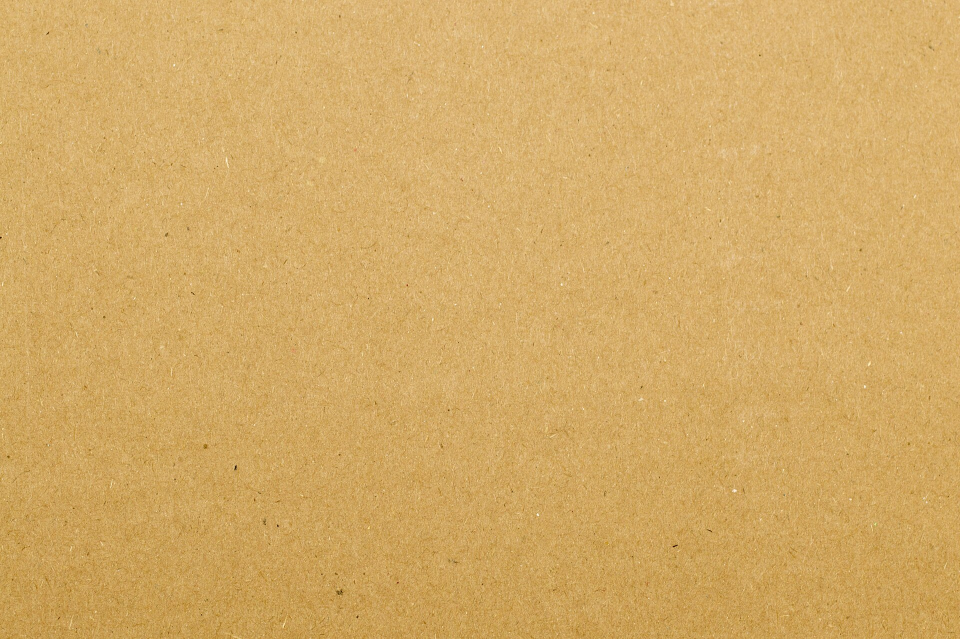
#> input picture video/ep88/assets6/cardboard.jpg, 1920 x 1277 px, given in place of beach.jpg, which was not available (shown at 1/2 size); the run also reads 1 picture not shown here
$ python mk_assets6.py
#> lines starting #> are read from the running program, lines starting #| are printed output that depends on the picture
"""static assets for ep88 round 6 (real scans/photos -> halftone, grain, blurred foreground scraps)"""
import os, sys, random
import numpy as np
from PIL import Image, ImageFilter, ImageOps, ImageDraw, ImageChops
sys.path.insert(0, os.path.dirname(os.path.abspath(__file__)))
import p6lib
H = p6lib.H; A6 = p6lib.A6; OUT = p6lib.OUT

def halftone(img, cell=7, mix=.5):
    """real halftone screen of a real photo: sepia base + rotated dot screen; keeps the photo readable"""
    g = ImageOps.autocontrast(img.convert("L"), cutoff=1)
    w, h = g.size
    S = 2
    big = g.resize((w * S, h * S), Image.BICUBIC).rotate(45, expand=True, resample=Image.BICUBIC, fillcolor=255)
    arr = np.asarray(big, float) / 255.0
    W, Hh = big.size
    dots = Image.new("L", (W, Hh), 255)
    d = ImageDraw.Draw(dots)
    c = cell * S
    for y in range(0, Hh, c):
        for x in range(0, W, c):
            v = arr[min(Hh - 1, y + c // 2), min(W - 1, x + c // 2)]
            r = (1 - v) ** .6 * c * .62
            if r > .4: d.ellipse((x + c / 2 - r, y + c / 2 - r, x + c / 2 + r, y + c / 2 + r), fill=int(30 + v * 40))
    dots = dots.rotate(-45, expand=True, resample=Image.BICUBIC, fillcolor=255)
    ox = (dots.width - w * S) // 2; oy = (dots.height - h * S) // 2
    dots = dots.crop((ox, oy, ox + w * S, oy + h * S)).resize((w, h), Image.LANCZOS)
    # sepia/duotone of the photo
    gg = np.asarray(ImageOps.autocontrast(img.convert("L"), cutoff=1), float)[..., None] / 255.0
    lo = np.array((38, 28, 18), float); hi = np.array((244, 232, 204), float)
    sep = lo + (hi - lo) * gg
    # keep a bit of the real colour so the photo reads as a photo
    col = np.asarray(img.convert("RGB"), float)
    base = sep * (1 - .35) + col * .35
    dm = np.asarray(dots, float)[..., None] / 255.0
    out = base * (1 - mix) + base * dm * mix * 1.9
    return Image.fromarray(np.clip(out, 0, 255).astype("uint8"), "RGB")

def crop_to(img, aspect, cx=.5, cy=.5, w=620):
    W, Hh = img.size
    if W / Hh > aspect:
        nw = int(Hh * aspect); x0 = int((W - nw) * cx); box = (x0, 0, x0 + nw, Hh)
    else:
        nh = int(W / aspect); y0 = int((Hh - nh) * cy); box = (0, y0, W, y0 + nh)
    c = img.crop(box)
    return c.resize((w, int(w / aspect)), Image.LANCZOS)

PH = H + "/hf/assets/photos"
srcs = {"beach": (PH + "/beach.jpg", .56, .55), "cake": (PH + "/cake.jpg", .5, .5), "desk": (PH + "/desk.jpg", .45, .5)}
for k, (p, cx, cy) in srcs.items():
    im = Image.open(p).convert("RGB")
#> im is the input picture: PIL image 1920x1277 RGB; mean R, G, B 211.1, 171.1, 102.1
    crop_to(im, .82, cx, cy).save(f"{OUT}/ph_{k}.jpg", quality=90)  # raw crop for halftone
#> in crop_to, `c = img.crop(box)`:
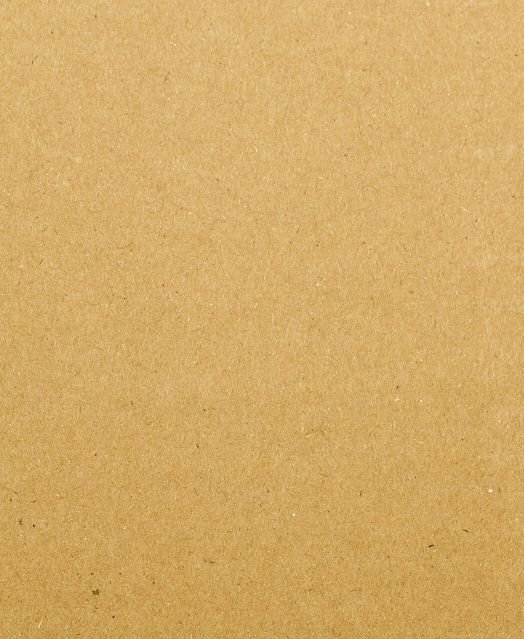
#> c: PIL image 1047x1277 RGB (shown at 1/2 size); mean R, G, B 211.6, 171.7, 103.2
#> in crop_to, `return c.resize((w, int(w / aspect)), Image.LANCZOS)`:
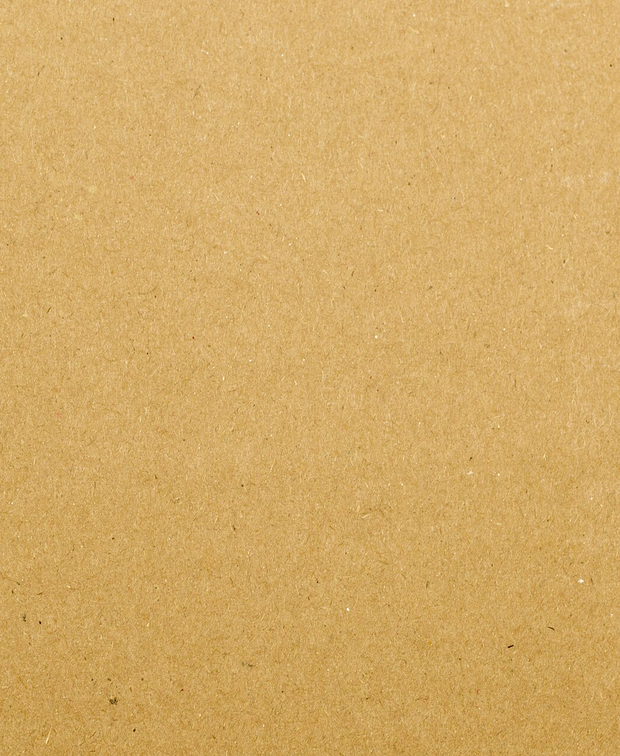
#> returned value: PIL image 620x756 RGB; mean R, G, B 211.6, 171.7, 103.2
#> pass 2 of the loop `for k, (p, cx, cy) in srcs.items():`:
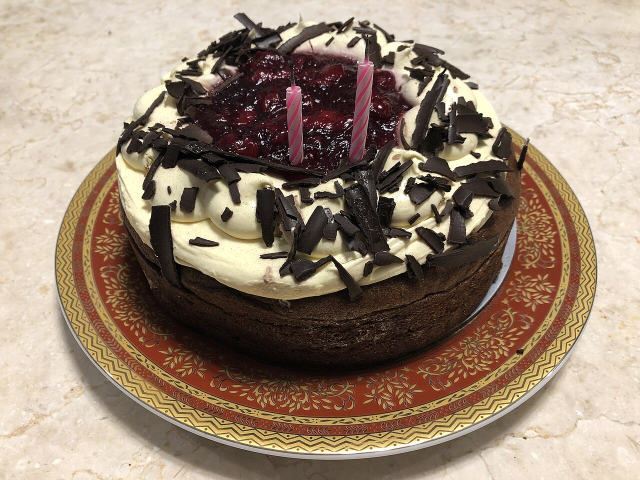
#> input picture video/ep88/photos/cake.jpg, 1280 x 960 px, found by its file name (shown at 1/2 size)
#> im is the input picture: PIL image 1280x960 RGB; mean R, G, B 154.2, 135.1, 117.2
#> in crop_to (call 2), `c = img.crop(box)`:
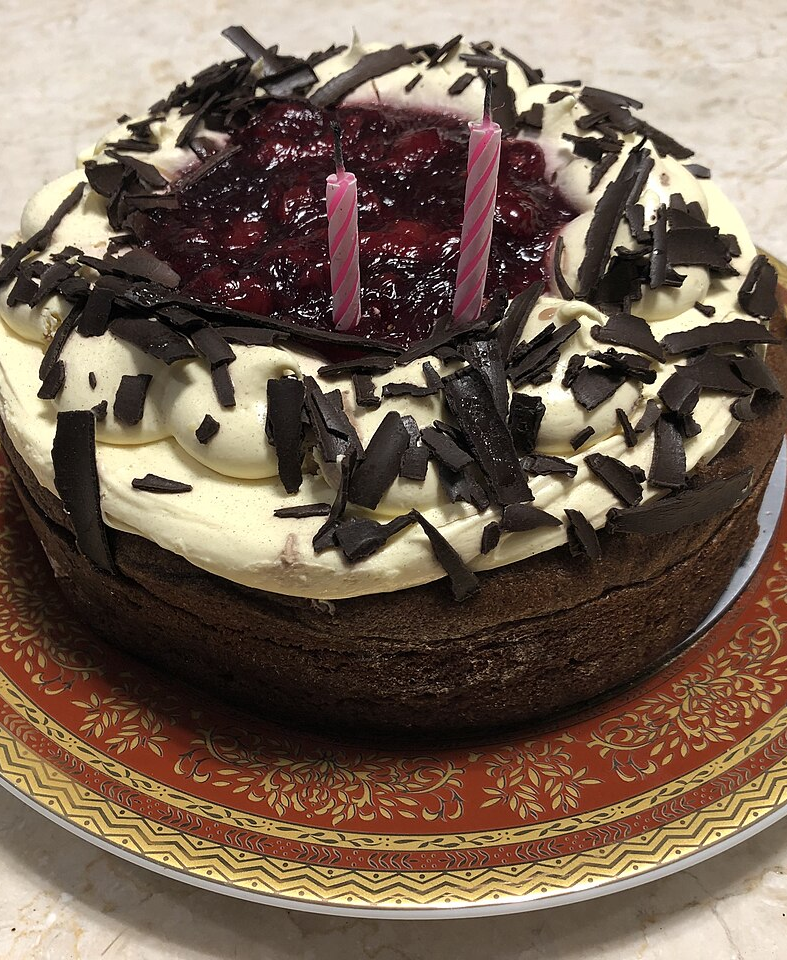
#> c: PIL image 787x960 RGB; mean R, G, B 118.1, 99.5, 83.9
#> (the run stopped early here; a loop or call above may not have finished)
